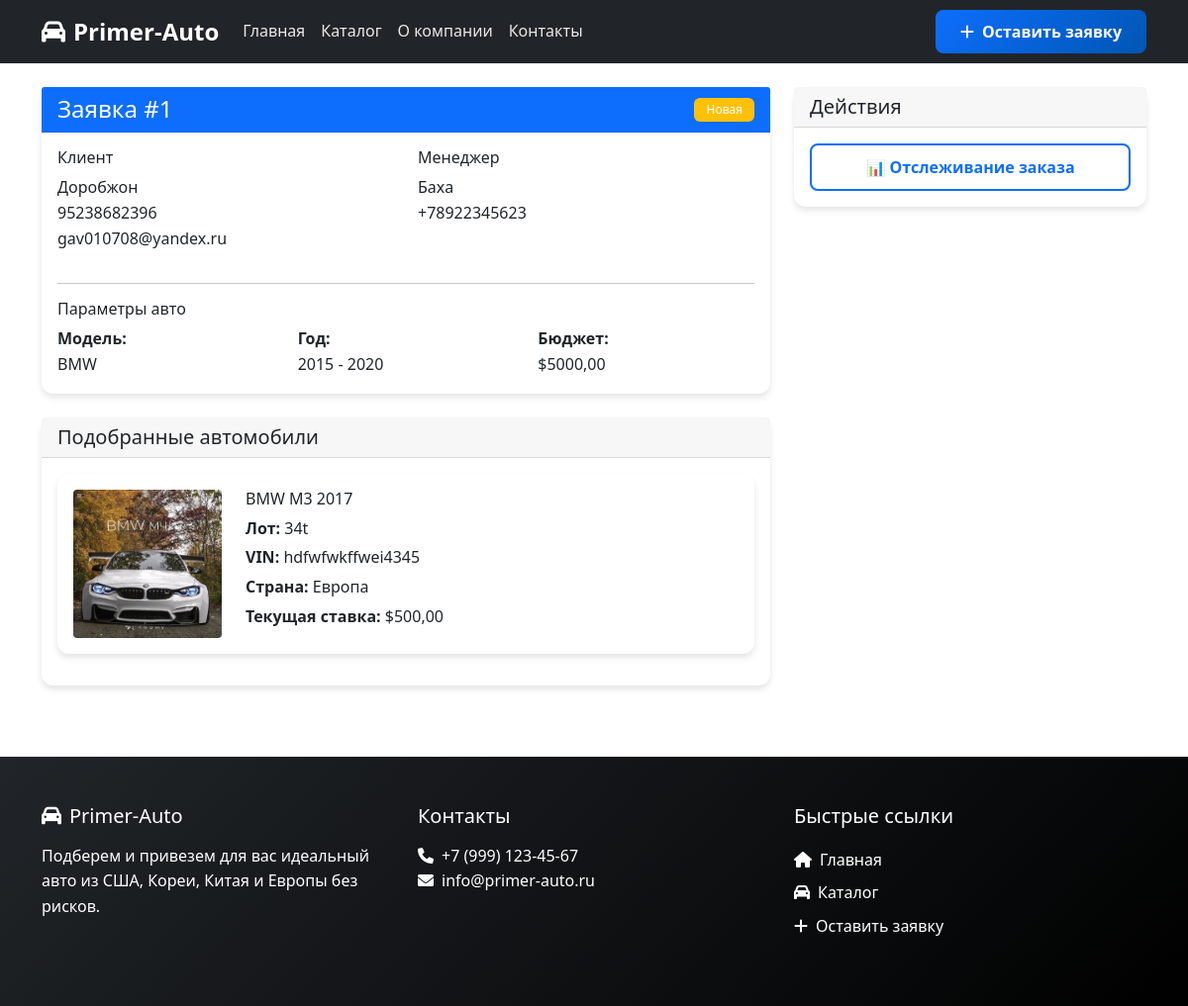
Screenshot of /order/1/ with the database file from the repository.
### primer_auto/models.py (models this page shows, shortened)
class Order(models.Model):
    ORDER_STATUS_CHOICES = [
        ('new', 'Новая'),
        ('in_progress', 'В работе'),
        ('searching', 'На подборе'),
        ('completed', 'Выполнена'),
        ('cancelled', 'Отменена'),
    ]
    client = models.ForeignKey(Client, on_delete=models.CASCADE, verbose_name="Клиент")
    manager = models.ForeignKey(Manager, on_delete=models.SET_NULL, null=True, blank=True, verbose_name="Менеджер")
    desired_model = models.CharField(max_length=100, verbose_name="Желаемая модель")
    year_min = models.PositiveIntegerField(
        validators=[MinValueValidator(1990), MaxValueValidator(2030)],
        verbose_name="Минимальный год"
    )
    year_max = models.PositiveIntegerField(
        validators=[MinValueValidator(1990), MaxValueValidator(2030)],
        verbose_name="Максимальный год"
    )
    budget_max = models.DecimalField(max_digits=12, decimal_places=2, verbose_name="Максимальный бюджет (USD)")
    additional_wishes = models.TextField(blank=True, null=True, verbose_name="Дополнительные пожелания")
    status = models.CharField(max_length=20, choices=ORDER_STATUS_CHOICES, default='new', verbose_name="Статус")
    created_date = models.DateTimeField(auto_now_add=True, verbose_name="Дата создания")
    class Meta:
        verbose_name = "Заявка"
        verbose_name_plural = "Заявки"
        ordering = ['-created_date']

class Client(models.Model):
    full_name = models.CharField(max_length=200, verbose_name="Полное имя")
    phone = models.CharField(max_length=20, verbose_name="Телефон")
    email = models.EmailField(verbose_name="Электронная почта")
    telegram_username = models.CharField(max_length=100, blank=True, null=True, verbose_name="Telegram")
    registration_date = models.DateTimeField(auto_now_add=True, verbose_name="Дата регистрации")
    class Meta:
        verbose_name = "Клиент"
        verbose_name_plural = "Клиенты"

class Manager(models.Model):
    full_name = models.CharField(max_length=200, verbose_name="Полное имя")
    phone = models.CharField(max_length=20, verbose_name="Телефон")
    email = models.EmailField(verbose_name="Электронная почта")
    is_active = models.BooleanField(default=True, verbose_name="Активный")
    class Meta:
        verbose_name = "Менеджер"
        verbose_name_plural = "Менеджеры"

class Car(models.Model):
    COUNTRY_CHOICES = [
        ('usa', 'США'),
        ('korea', 'Корея'),
        ('china', 'Китай'),
        ('europe', 'Европа'),
        ('japan', 'Япония'),
    ]
    order = models.ForeignKey(Order, on_delete=models.CASCADE, verbose_name="Заявка")
    lot_number = models.CharField(max_length=50, verbose_name="Номер лота")
    vin = models.CharField(max_length=17, verbose_name="VIN-номер")
    brand = models.CharField(max_length=50, verbose_name="Марка")
    model = models.CharField(max_length=50, verbose_name="Модель")
    year = models.PositiveIntegerField(verbose_name="Год выпуска")
    auction_country = models.CharField(max_length=20, choices=COUNTRY_CHOICES, verbose_name="Страна аукциона")
    current_bid = models.DecimalField(max_digits=10, decimal_places=2, verbose_name="Текущая ставка (USD)")
    photo = models.ImageField(upload_to='cars/', blank=True, null=True, verbose_name="Фото")
    class Meta:
        verbose_name = "Автомобиль"
        verbose_name_plural = "Автомобили"

### primer_auto/views.py (the view)
# urls.py: path('order/<int:order_id>/', views.order_detail, name='order_detail'),
def order_detail(request, order_id):
    order = get_object_or_404(Order, id=order_id)
    cars = Car.objects.filter(order=order)
    stages = OrderStage.objects.filter(order=order)
    payments = Payment.objects.filter(order=order)
    has_review = Review.objects.filter(order=order).exists()
    context = {
        'order': order,
        'cars': cars,
        'stages': stages,
        'payments': payments,
        'has_review': has_review,
    }
    return render(request, 'primer_auto/order_detail.html', context)

### primer_auto/templates/primer_auto/order_detail.html (shortened to what this page needs)
{% extends 'primer_auto/base.html' %}
{% block content %}
<div class="container mt-4">
    <div class="row">
        <div class="col-lg-8">
            <div class="card mb-4">
                <div class="card-header bg-primary text-white d-flex justify-content-between align-items-center">
                    <h4 class="mb-0">Заявка #{{ order.id }}</h4>
                    <span class="badge bg-{% if order.status == 'completed' %}success{% elif order.status == 'cancelled' %}danger{% else %}warning{% endif %}">
                        {{ order.get_status_display }}
                    </span>
                </div>
                <div class="card-body">
                    <div class="row">
                        <div class="col-md-6">
                            <h6>Клиент</h6>
                            <p>{{ order.client.full_name }}<br>
                               {{ order.client.phone }}<br>
                               {{ order.client.email }}</p>
                        </div>
                        <div class="col-md-6">
                            <h6>Менеджер</h6>
                            <p>
                                {% if order.manager %}
                                    {{ order.manager.full_name }}<br>
                                    {{ order.manager.phone }}
                                {% else %}
                                    <span class="text-muted">Не назначен</span>
                                {% endif %}
                            </p>
                        </div>
                    </div>
                    <hr>
                    <h6>Параметры авто</h6>
                    <div class="row">
                        <div class="col-md-4">
                            <strong>Модель:</strong><br>
                            {{ order.desired_model }}
                        </div>
                        <div class="col-md-4">
                            <strong>Год:</strong><br>
                            {{ order.year_min }} - {{ order.year_max }}
                        </div>
                        <div class="col-md-4">
                            <strong>Бюджет:</strong><br>
                            ${{ order.budget_max }}
                        </div>
                    </div>
                </div>
            </div>
            {% if cars %}
            <div class="card mb-4">
                <div class="card-header">
                    <h5 class="mb-0">Подобранные автомобили</h5>
                </div>
                <div class="card-body">
                    {% for car in cars %}
                    <div class="card mb-3">
                        <div class="card-body">
                            <div class="row">
                                {% if car.photo %}
                                <div class="col-md-3">
                                    <img src="{{ car.photo.url }}" class="img-fluid rounded" alt="{{ car.brand }} {{ car.model }}">
                                </div>
                                {% endif %}
                                <div class="col-md-{% if car.photo %}9{% else %}12{% endif %}">
                                    <h6>{{ car.brand }} {{ car.model }} {{ car.year }}</h6>
                                    <p class="mb-1"><strong>Лот:</strong> {{ car.lot_number }}</p>
                                    <p class="mb-1"><strong>VIN:</strong> {{ car.vin }}</p>
                                    <p class="mb-1"><strong>Страна:</strong> {{ car.get_auction_country_display }}</p>
                                    <p class="mb-0"><strong>Текущая ставка:</strong> ${{ car.current_bid }}</p>
                                </div>
                            </div>
                        </div>
                    </div>
                    {% endfor %}
                </div>
            </div>
            {% endif %}
        </div>
        <div class="col-lg-4">
            <div class="card mb-4">
                <div class="card-header">
                    <h5 class="mb-0">Действия</h5>
                </div>
                <div class="card-body">
                    <div class="d-grid gap-2">
                        <a href="{% url 'order_tracking' order.id %}" class="btn btn-outline-primary">
                            📊 Отслеживание заказа
                        </a>
                    </div>
                </div>
            </div>
        </div>
    </div>
</div>
{% endblock %}

### primer_auto/static/style.css (style rules this page uses)
:root { --primary-color: #0d6efd; --secondary-color: #6c757d; --success-color: #198754; --danger-color: #dc3545; --warning-color: #ffc107; --info-color: #0dcaf0; --light-color: #f8f9fa; --dark-color: #212529; --font-main: 'Segoe UI', Tahoma, Geneva, Verdana, sans-serif; }
* { margin: 0; padding: 0; box-sizing: border-box; }
body { font-family: var(--font-main); line-height: 1.6; color: var(--dark-color); background-color: #ffffff; }
.card { border: none; border-radius: 12px; box-shadow: 0 4px 6px rgba(0, 0, 0, 0.1); transition: all 0.3s ease; }
.btn { border-radius: 8px; font-weight: 600; padding: 10px 25px; transition: all 0.3s ease; border: none; }
.btn-outline-primary { border: 2px solid var(--primary-color); color: var(--primary-color); }
.badge { border-radius: 6px; font-weight: 500; padding: 6px 12px; }

### rows the page displays
Order: id "1", status "Новая", client.full_name "Доробжон", client.phone "95238682396", client.email "gav010708@yandex.ru", manager.full_name "Баха", manager.phone "+78922345623", desired_model "BMW", year_min "2015", year_max "2020", budget_max "5000,00"
Car: photo (picture), brand "BMW", model "M3", year "2017", lot_number "34t", vin "hdfwfwkffwei4345", auction_country "Европа", current_bid "500,00"
